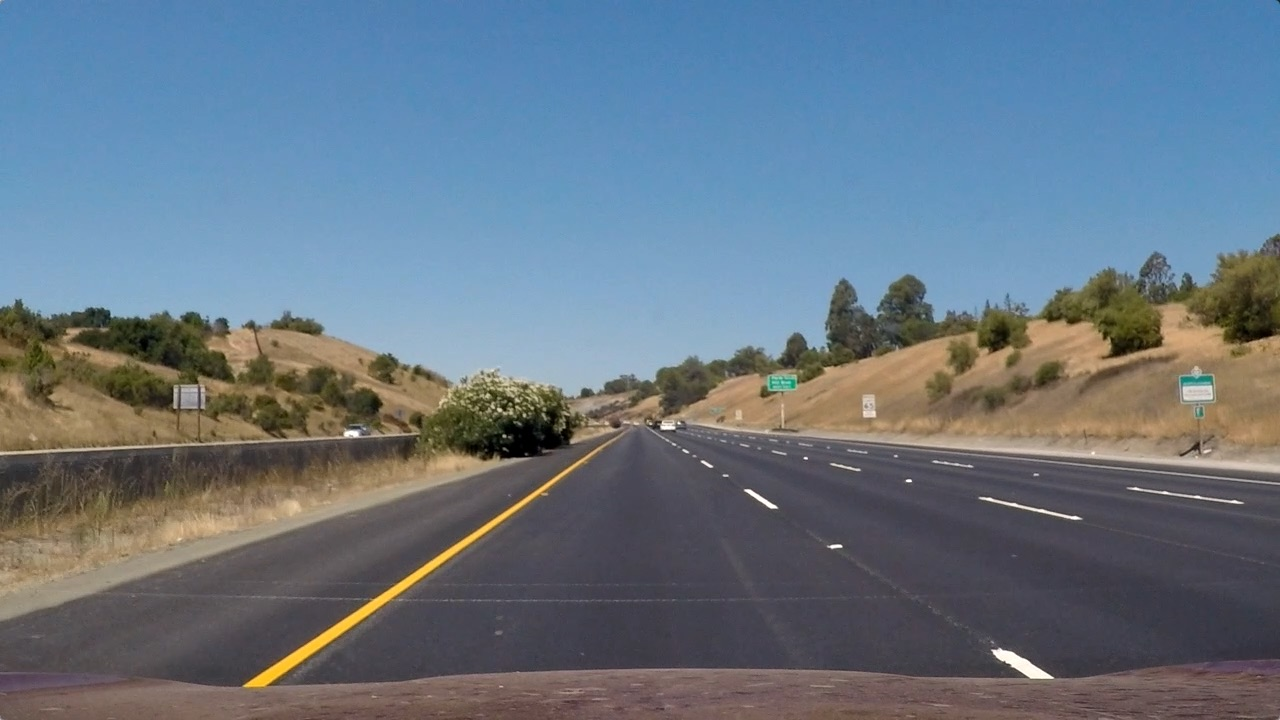
#> input picture test_images/straight_lines1.jpg, 1280 x 720 px; the run also reads 1 picture not shown here
$ python create_video.py   (older library calls are emulated)
#> lines starting #> are read from the running program, lines starting #| are printed output that depends on the picture
#> further down, img is the input picture: shape (720, 1280, 3); mean B, G, R 131.2, 117.7, 103.2
### utils.py
# -*- coding: utf-8 -*-
import numpy as np
import cv2
import glob
import matplotlib.pyplot as plt


###########################################################
def calibration_mtx_dist(image_paths, nx, ny, img_size):
    '''
    Find calibration matrix for correcting distortion
    '''
    objp = np.zeros((ny*nx, 3), np.float32)
    objp[:,:2] = np.mgrid[0:nx, 0:ny].T.reshape(-1,2)

    # Arrays to store object points and image points from all the images.
    objpoints = [] # 3d points in real world space
    imgpoints = [] # 2d points in image plane.
    # Step through the list and search for chessboard corners
    for idx, fname in enumerate(image_paths):
        img = cv2.imread(fname)
        gray = cv2.cvtColor(img, cv2.COLOR_BGR2GRAY)

        # Find the chessboard corners
        ret, corners = cv2.findChessboardCorners(gray, (nx,ny), None)

        # If found, add object points, image points
        if ret == True:
            objpoints.append(objp)
            imgpoints.append(corners)

    ret, mtx, dist, rvecs, tvecs = cv2.calibrateCamera(objpoints, imgpoints, img_size, None, None)
    return mtx, dist

###########################################################
def get_perspective_map_matrix(img_size):
    src = np.float32([(256,678),
                    (1051, 678),
                    (688,450),
                    (593, 450)
                    ])
    x_offset = 300
    y_offset = 0
    dst = np.float32([[x_offset, img_size[1]-y_offset],
                      [img_size[0]-x_offset,img_size[1]-y_offset],
                      [img_size[0]-x_offset, y_offset],
                      [x_offset, y_offset]])
    return cv2.getPerspectiveTransform(src, dst)

def get_inverse_perspective_map_matrix(img_size):
    src = np.float32([(256,678),
                    (1051, 678),
                    (688,450),
                    (593, 450)
                    ])
    x_offset = 300
    y_offset = 0
    dst = np.float32([[x_offset, img_size[1]-y_offset],
                      [img_size[0]-x_offset,img_size[1]-y_offset],
                      [img_size[0]-x_offset, y_offset],
                      [x_offset, y_offset]])
    return cv2.getPerspectiveTransform(dst, src)

###########################################################
def abs_sobel_thresh(gray, orient='x', thresh_min=0, thresh_max=255):
    if orient == 'x':
        sobel = cv2.Sobel(gray, cv2.CV_64F, 1, 0)
    elif orient == 'y':
        sobel = cv2.Sobel(gray, cv2.CV_64F, 0, 1)
    abs_sobel = np.absolute(sobel)
    scaled_sobel = np.uint8(255*abs_sobel/np.max(abs_sobel))
    binary_output = np.zeros_like(scaled_sobel)
    binary_output[(scaled_sobel >= thresh_min) & (scaled_sobel <= thresh_max)] = 1

    return binary_output

def mag_thresh(gray, sobel_kernel=3, mag_thresh=(0, 255)):
    sobelx = cv2.Sobel(gray, cv2.CV_64F, 1, 0, ksize=sobel_kernel)
    sobely = cv2.Sobel(gray, cv2.CV_64F, 0, 1, ksize=sobel_kernel)
    abs_sobel = (sobelx**2 + sobely**2)**0.5
    scale_sobel = np.uint8(255*abs_sobel/np.max(abs_sobel))
    binary_output = np.zeros_like(scale_sobel)
    binary_output[(scale_sobel > mag_thresh[0]) & (scale_sobel < mag_thresh[1])] = 1

    return binary_output

def dir_thresh(gray, sobel_kernel=3, thresh=(0, np.pi/2)):
    abs_sobelx = np.absolute(cv2.Sobel(gray, cv2.CV_64F, 1, 0, ksize=sobel_kernel))
    abs_sobely = np.absolute(cv2.Sobel(gray, cv2.CV_64F, 0, 1, ksize=sobel_kernel))
    angle = np.arctan2(abs_sobely, abs_sobelx)
    binary_output = np.zeros_like(angle)
    binary_output[(angle > thresh[0]) & (angle < thresh[1])]=1

    return binary_output

def bgr_thresh(img, thresh=(0,255), channel=2):
    R = img[:,:,channel]
    binary_output = np.zeros_like(R)
    binary_output[(R > thresh[0]) & (R <= thresh[1])] = 1
    return binary_output

def hls_thresh(img, thresh=(0,255)):
    hls = cv2.cvtColor(img, cv2.COLOR_BGR2HLS)
    S = hls[:,:,2]
    binary_output = np.zeros_like(S)
    binary_output[(S > thresh[0]) & (S <= thresh[1])] = 1
    return binary_output

def sobel_filterts(img):
    sobelx = abs_sobel_thresh(img, 'x', 70, 255)
    sobely = abs_sobel_thresh(img, 'y', 70, 255)
    sobel_mag = mag_thresh(img, mag_thresh=(70,255))
    sobel_dir = dir_thresh(img, sobel_kernel=15 ,thresh=(0.75, 1.2))
    return sobelx, sobely, sobel_mag, sobel_dir

def binarize_img(img):
    '''
    Filtering pipeline
    Sobel filters and thresholding applied on r,g,b,s colorspace
    '''
    s = cv2.equalizeHist(cv2.cvtColor(img, cv2.COLOR_BGR2HLS)[:,:,2])
    r = cv2.equalizeHist(img[:,:,2])
    g = cv2.equalizeHist(img[:,:,1])
    b = cv2.equalizeHist(img[:,:,0])

    sSobelx, sSobely, sSobel_mag, sSobel_dir = sobel_filterts(s)
#> in sobel_filterts, `sobelx = abs_sobel_thresh(img, 'x', 70, 255)`:
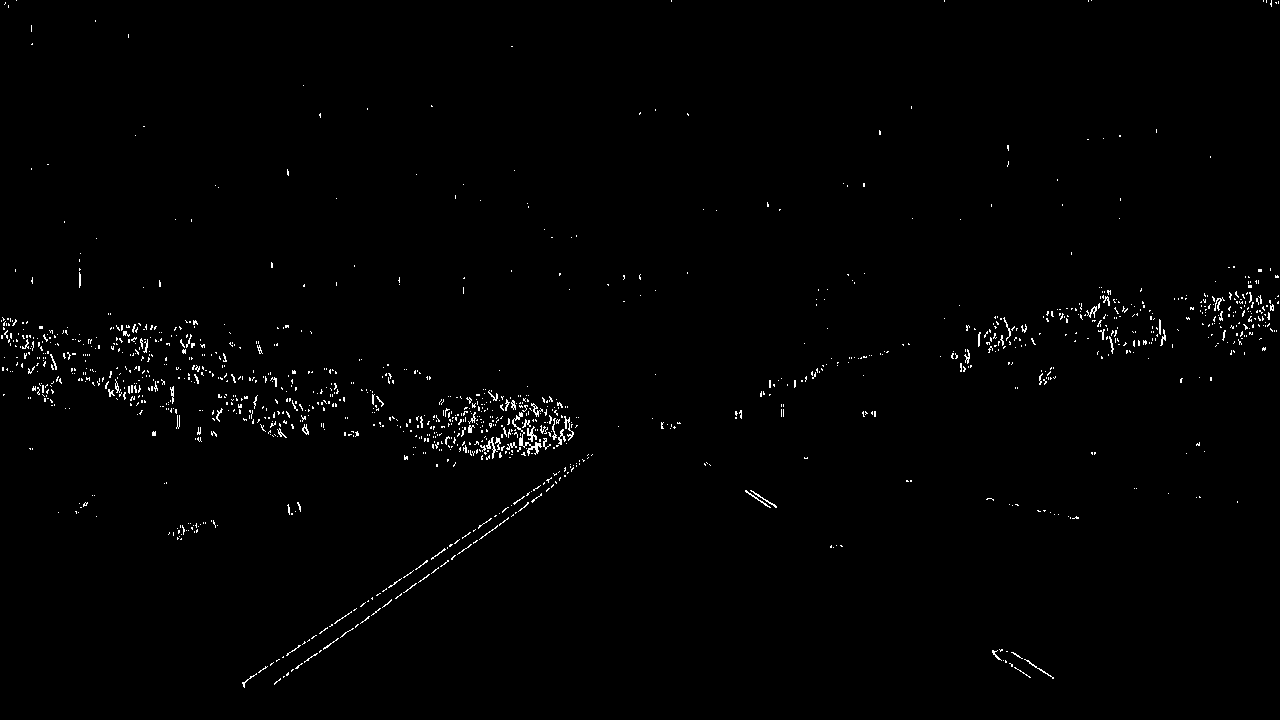
#> sobelx: shape (720, 1280); values 0 (black) and 1 (white), 0.92% white in thin lines or dots
#> in sobel_filterts, `sobely = abs_sobel_thresh(img, 'y', 70, 255)`: sobely: shape (720, 1280); values 0 (black) and 1 (white), 1.3% white in thin lines or dots
#> in sobel_filterts, `sobel_mag = mag_thresh(img, mag_thresh=(70,255))`: sobel_mag: shape (720, 1280); values 0 (black) and 1 (white), 1.8% white in thin lines or dots
#> in sobel_filterts, `sobel_dir = dir_thresh(img, sobel_kernel=15 ,thresh=(0.75, 1.2))`: sobel_dir: shape (720, 1280) float64; values 0 (black) and 1 (white), 27.3% white in thin lines or dots
    gSobelx, gSobely, gSobel_mag, gSobel_dir = sobel_filterts(g)
#> in sobel_filterts (call 2), `sobelx = abs_sobel_thresh(img, 'x', 70, 255)`: sobelx: shape (720, 1280); values 0 (black) and 1 (white), 0.79% white in thin lines or dots
#> in sobel_filterts (call 2), `sobely = abs_sobel_thresh(img, 'y', 70, 255)`: sobely: shape (720, 1280); values 0 (black) and 1 (white), 2.1% white in thin lines or dots
#> in sobel_filterts (call 2), `sobel_mag = mag_thresh(img, mag_thresh=(70,255))`: sobel_mag: shape (720, 1280); values 0 (black) and 1 (white), 2.6% white in thin lines or dots
#> call 2 of dir_thresh, with sobel_kernel = 15, thresh = (0.75, 1.2)
#> in dir_thresh (call 2), `angle = np.arctan2(abs_sobely, abs_sobelx)`:
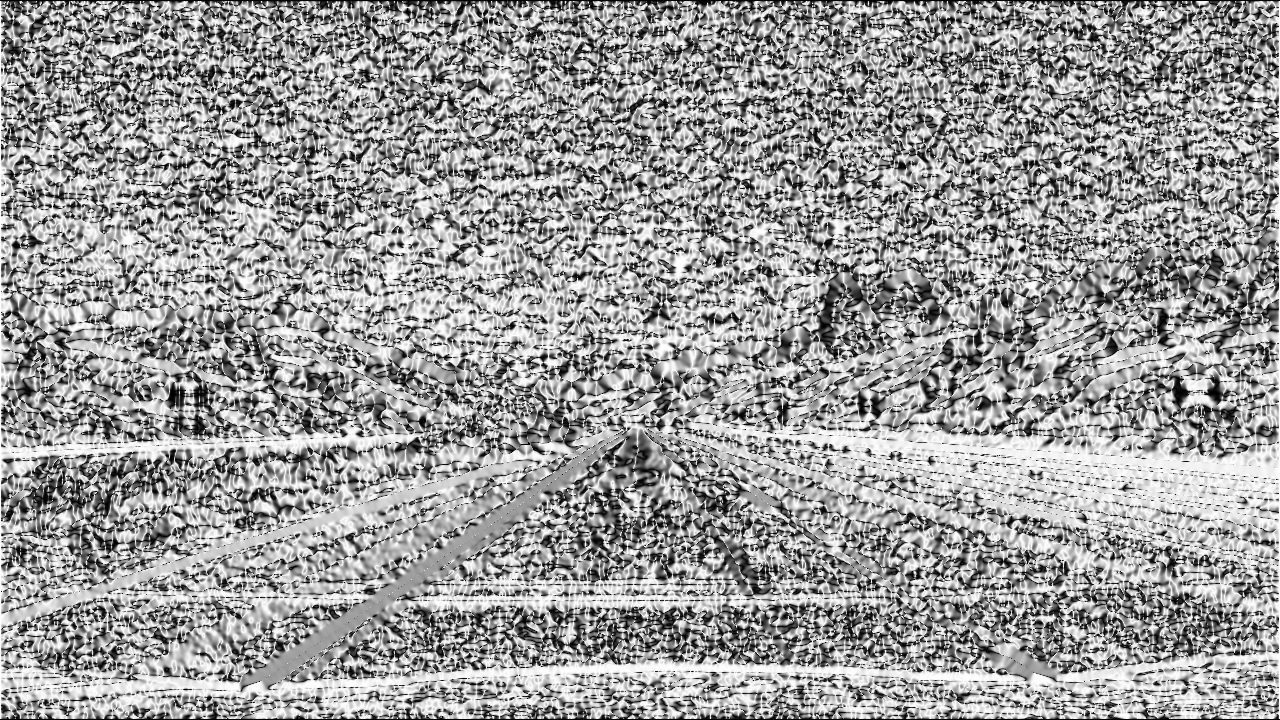
#> angle: shape (720, 1280) float64; min 0, max 1.57, mean 0.961; drawn with min black and max white
#> in sobel_filterts (call 2), `sobel_dir = dir_thresh(img, sobel_kernel=15 ,thresh=(0.75, 1.2))`:
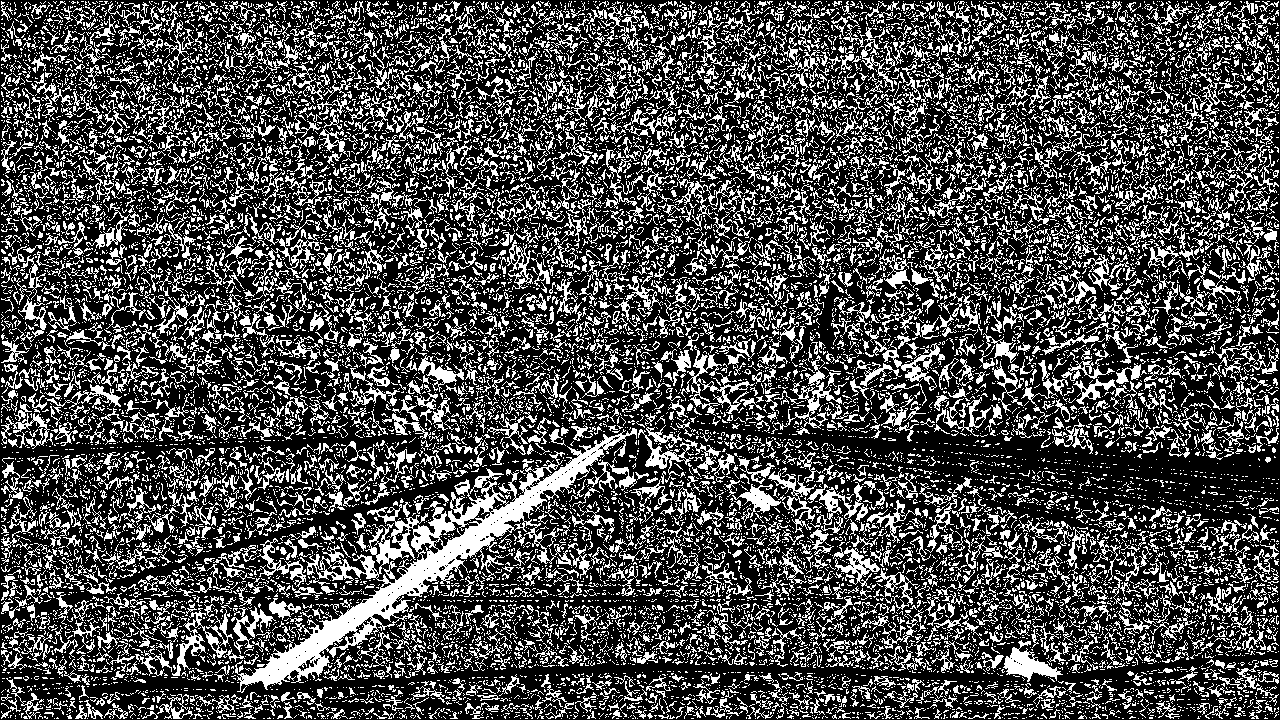
#> sobel_dir: shape (720, 1280) float64; values 0 (black) and 1 (white), 30% white in thin lines or dots
    rSobelx, rSobely, rSobel_mag, rSobel_dir = sobel_filterts(r)
#> in sobel_filterts (call 3), `sobelx = abs_sobel_thresh(img, 'x', 70, 255)`: sobelx: shape (720, 1280); values 0 (black) and 1 (white), 1% white in thin lines or dots
#> in sobel_filterts (call 3), `sobely = abs_sobel_thresh(img, 'y', 70, 255)`: sobely: shape (720, 1280); values 0 (black) and 1 (white), 2.5% white in thin lines or dots
#> in sobel_filterts (call 3), `sobel_mag = mag_thresh(img, mag_thresh=(70,255))`: sobel_mag: shape (720, 1280); values 0 (black) and 1 (white), 3.2% white in thin lines or dots
#> call 3 of dir_thresh, with sobel_kernel = 15, thresh = (0.75, 1.2)
#> in dir_thresh (call 3), `abs_sobely = np.absolute(cv2.Sobel(gray, cv2.CV_64F, 0, 1, ksize=sobel..`:
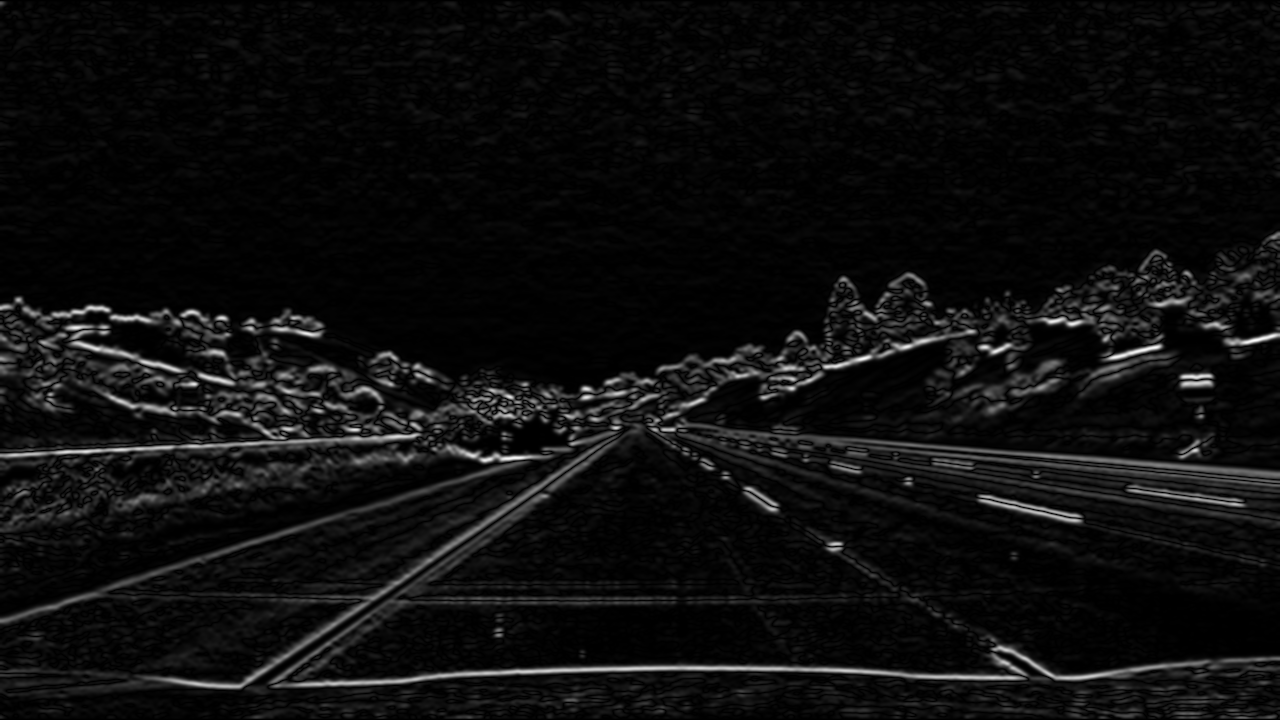
#> abs_sobely: shape (720, 1280) float64; min 0, max 6.82e+09, mean 383796737.5; drawn with min black and max white
    bSobelx, bSobely, bSobel_mag, bSobel_dir = sobel_filterts(b)

    r_binary = bgr_thresh(img, (60, 255), 2)
    g_binary = bgr_thresh(img, (60, 255), 1)
    b_binary = bgr_thresh(img, (60, 255), 0)
    s_binary = hls_thresh(img, (90, 255))

    binary = np.zeros_like(s)
    binary[   ((sSobel_dir==1) & (sSobel_mag==1))
            | ((sSobelx==1) & (sSobely==1))
            | ((rSobel_dir==1) & (rSobel_mag==1))
            | ((rSobelx==1) & (rSobely==1))
            | ((gSobel_dir==1) & (gSobel_mag==1))
            | ((gSobelx==1) & (gSobely==1))
            | ((bSobel_dir==1) & (bSobel_mag==1))
            | ((bSobelx==1) & (bSobely==1))
            | ((r_binary==1) & (s_binary==1))
            | ((g_binary==1) & (s_binary==1))
            | ((b_binary==1) & (s_binary==1))]=1
    return binary

###########################################################
# [119 lines left out: functions continue_find_pixel_pos, find_pixel_pos, not called in this run]


# [68 lines that do not run on import are left out]

### create_video.py
# -*- coding: utf-8 -*-
import glob
import numpy as np
import cv2
from moviepy.editor import VideoFileClip

from utils import calibration_mtx_dist
from utils import get_perspective_map_matrix, get_inverse_perspective_map_matrix
from utils import binarize_img, find_pixel_pos, continue_find_pixel_pos

from collections import deque

 # Choose the number of sliding windows
nwindows = 8
# Set the width of the windows +/- margin
margin = 50
# Set minimum number of pixels found to recenter window
minpix = 50


class line():
    '''
    Storing line attributes
    '''
    def __init__(self):
        self.detected = False
        self.roc = None
        self.fit = None
        self.fit_cr = None
        # Storing up to 3 collection of points from previous frames
        # this help smooth the fitted lines
        self.xs = deque(maxlen=3)
        self.ys = deque(maxlen=3)

    # [28 lines left out: functions radius_of_curvature, sanity_check, not called in this run]

# Initialize left and right lane lines
lLane = line()
rLane = line()

# [85 lines left out: function process_image, not called in this run]


if __name__ == "__main__":

    images = glob.glob('./camera_cal/calibration*.jpg')
    img = cv2.imread('./test_images/straight_lines1.jpg')

    # Find matrices for correcting distortion and perspective transformation
    binary = binarize_img(img)
    mtx, dist = calibration_mtx_dist(images, 9, 6, img.shape[:2][::-1])
#> in calibration_mtx_dist, `ret, corners = cv2.findChessboardCorners(gray, (nx,ny), None)`: ret = True; corners = 54 rows, first 8: [545.3, 343.1], [602.7, 342.8], [660.1, 341.3], [715.8, 340.7], [770.6, 340], [823.5, 339.2], [874.3, 338.5], [925.1, 337.4]
#> in calibration_mtx_dist, `ret, mtx, dist, rvecs, tvecs = cv2.calibrateCamera(objpoints, imgpoint..`: ret = 0.68; mtx = [[1143.7, 0, 681.7], [0, 1109.2, 367.7], [0, 0, 1]]; dist = [[-0.515, 2.99, -0.00876, 0.00937, 1.41]]; rvecs = ([0.451, -0.252, 0.0361],); tvecs = ([-2.31, -0.422, 19.12],)
#> dist = [[-0.515, 2.99, -0.00876, 0.00937, 1.41]]
    img_size = binary.shape[::-1]
#> img_size = (1280, 720)
    M = get_perspective_map_matrix(img_size)
    M_inverse = get_inverse_perspective_map_matrix(img_size)

    # Process the video
    output = 'project_video_output1.mp4'
#> (the run stopped early here; a loop or call above may not have finished)
